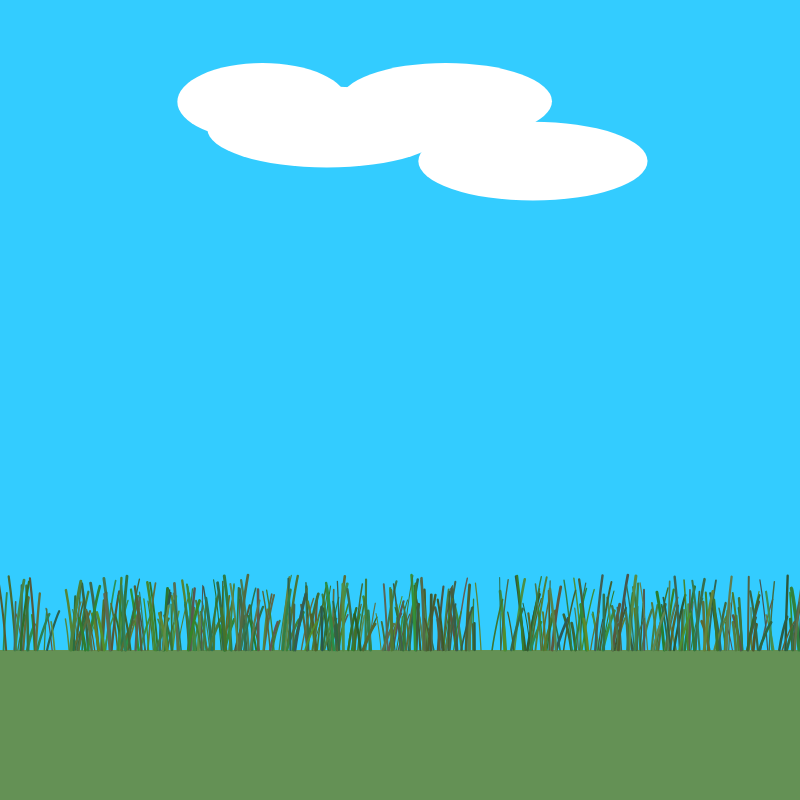
Frame 1 (no input)
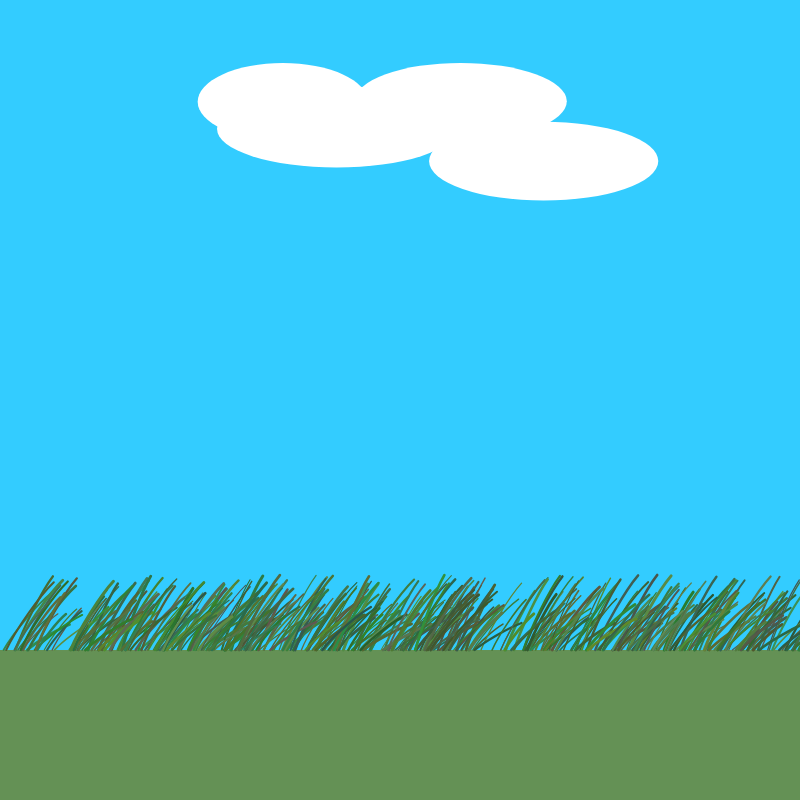
Frame 60 (no input)
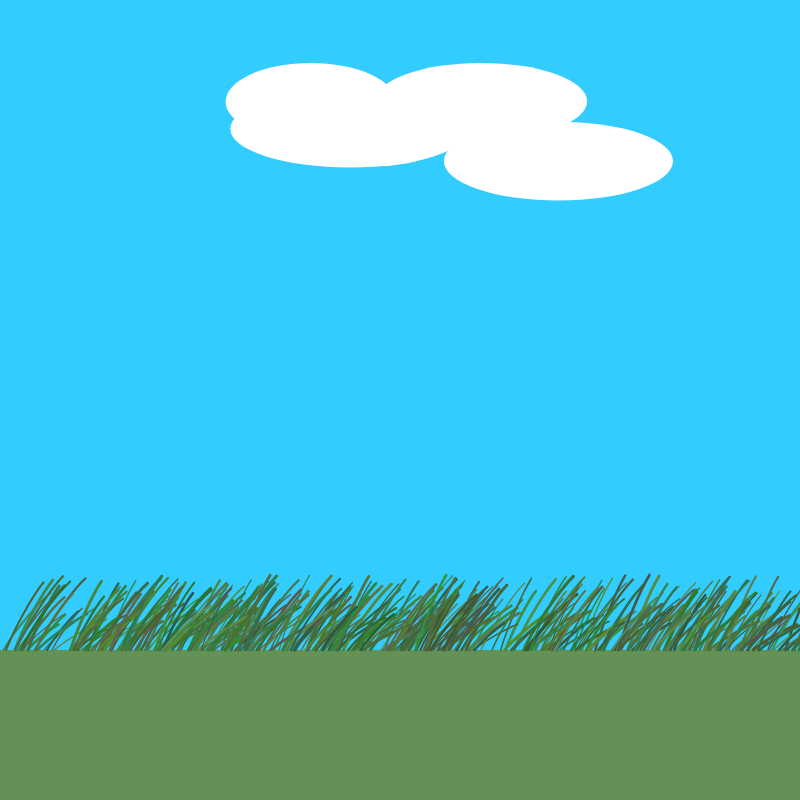
Frame 120 (the mouse pressed at the canvas centre since frame 60)

The p5.js sketch that drew these frames (run headless with seeded random() and noise() and a simulated clock; from frame 60 on, the mouse is pressed at the canvas centre):

// p5.js sketch
// ── sketch.js
let grass = [];
let clouds = [];
let windDirection = 0;

function setup() {
    createCanvas(800, 800);

    for (let i = 0; i < 450; i++) {
        grass.push({
            x: random(width),
            h: random(25, 75),
            phase: random(TWO_PI),
            speed: random(0.7, 2.3),
            thickness: random(1, 3),
            r: random(100, 40),
            g: random(145, 85),
            b: random(85, 40)
        });
    }

    for (let i = 0; i < 5; i++) {
        clouds.push({
            x: random(width),
            y: random(100,180),
            w: random (160, 240),
            h: random (75, 80),
            speed: random(0.01, 0.03)
        })
    }
}

function draw() {
    background(51, 204, 255);
    noStroke();
    fill(100, 145, 85);
    rect(0, 650, width, 150);

    let windTarget;

    if (mouseX > width / 2) {
        windTarget = -1;
    } else {
        windTarget = 1;
    }


    windDirection = lerp(windDirection, windTarget, 0.055);

    for (let c of clouds){
        c.x +=  c.speed * windDirection *deltaTime;

        if (c.x > width + c.w / 2){
            c.x = -c.w / 2;
        } else {
            if (c.x < - c.w / 2){
                c.x = width + c.w / 2;
            }
        }

        fill(255);
        ellipse(
            c.x,
            c.y, 
            c.w, 
            c.h);

    }

    for(let g of grass) {
        let sway = sin(
            frameCount * 0.080 * g.speed + g.phase
        ) * 10;

        let bend = windDirection * 40 + sway;
        stroke(g.r, g.g, g.b);
        strokeWeight(g.thickness);
        noFill();

        bezier(
            g.x, 650,
            g.x + bend * 0.2, 650 - g.h * 0.3,
            g.x + bend * 0.7,650 - g.h * 0.8,
            g.x + bend, 650 - g.h
        );
    }
}
